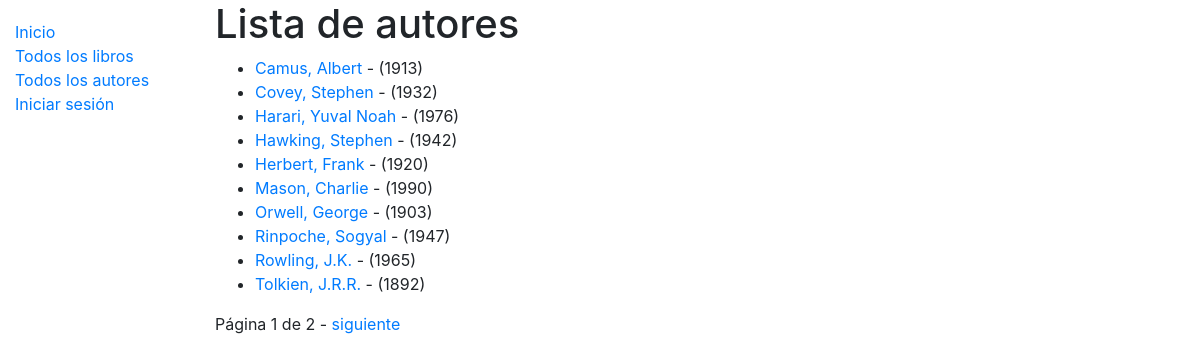
The page /catalogo/autores/ on the database its author committed.
### catalogo/models.py (models this page shows)
class Autor(models.Model):
    nombre = models.CharField(max_length=100)
    apellido = models.CharField(max_length=100)
    fecha_de_nacimiento = models.DateField(null=True, blank=True)
    fecha_de_deceso = models.DateField('Fallecimiento', null=True, blank=True)
    class Meta:
        ordering = ['apellido', 'nombre']
    def get_absolute_url(self):
        return reverse('detalle_del_autor', args=[str(self.id)])
    def __str__(self):
        return f'{self.apellido}, {self.nombre}'

### catalogo/views.py (the view)
# urls.py: path('autores/', views.VistaDeListaDeAutores.as_view(), name='autores'),
class VistaDeListaDeAutores(generic.ListView):
    model = Autor
    context_object_name = 'lista_de_autores'
    template_name = 'autores/lista_de_autores.html'
    paginate_by = 10

### catalogo/templates/autores/lista_de_autores.html
{% extends "base_generic.html" %}
{% block content %}
    <h1>Lista de autores</h1>
    {% if lista_de_autores %}
        <ul>
        {% for autor in lista_de_autores %}
            <li>
                <a href="{{ autor.get_absolute_url }}">{{ autor }}</a> - ({{ autor.fecha_de_nacimiento.year }})
            </li>
        {% endfor %}
    </ul>
    {% else %}
        <p>No hay autores registrados en la librería.</p>
    {% endif %}
{% endblock %}

### rows shown on the page
Autor: apellido+nombre "Camus, Albert", fecha_de_nacimiento.year "1913"
Autor: apellido+nombre "Covey, Stephen", fecha_de_nacimiento.year "1932"
Autor: apellido+nombre "Harari, Yuval Noah", fecha_de_nacimiento.year "1976"
Autor: apellido+nombre "Hawking, Stephen", fecha_de_nacimiento.year "1942"
Autor: apellido+nombre "Herbert, Frank", fecha_de_nacimiento.year "1920"
Autor: apellido+nombre "Mason, Charlie", fecha_de_nacimiento.year "1990"
Autor: apellido+nombre "Orwell, George", fecha_de_nacimiento.year "1903"
Autor: apellido+nombre "Rinpoche, Sogyal", fecha_de_nacimiento.year "1947"
Autor: apellido+nombre "Rowling, J.K.", fecha_de_nacimiento.year "1965"
Autor: apellido+nombre "Tolkien, J.R.R.", fecha_de_nacimiento.year "1892"

### other values the page prints
{{ page_obj.number }} "1"
{{ page_obj.paginator.num_pages }} "2"
